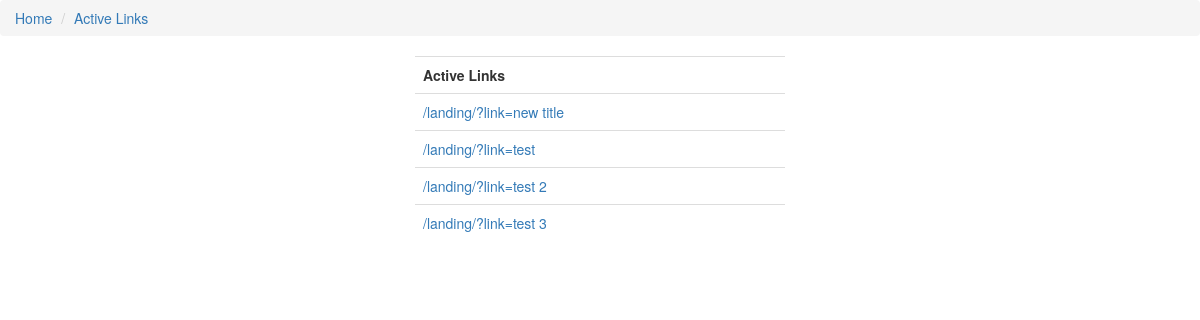
Before: /links/ with the older database file.
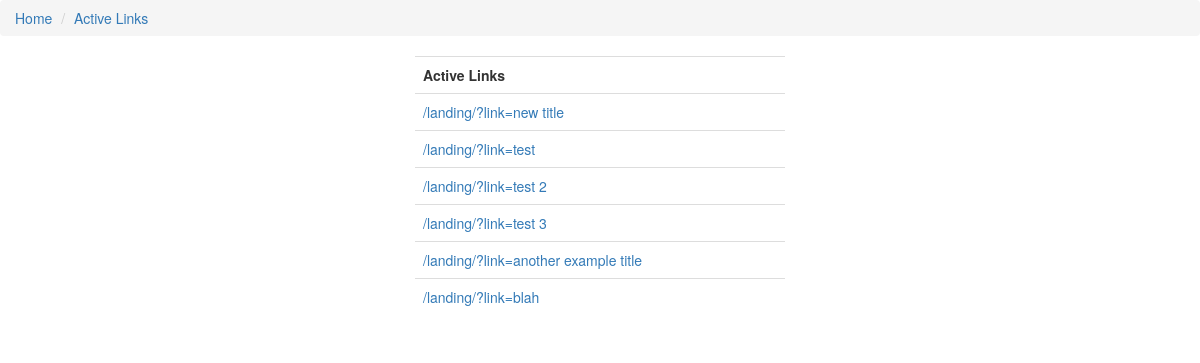
After: the same page with the newer database file.
### refer_sys/models.py (models this page shows, shortened)
class Link(models.Model):
  title = models.CharField(max_length=200, unique=True)
  clicks = models.IntegerField(default=0)
  created_at = models.DateTimeField(default=timezone.now)

### refer_sys/views.py (the view)
# urls.py: url(r'^links/$', views.active_links, name='active_links')
def active_links(request):
  links = Link.objects.all()
  return render (request, "refer_sys/active_links.html", {'links':links})

### refer_sys/templates/refer_sys/active_links.html
{% extends 'refer_sys/base.html' %}
{% block content %}
  <div class="row">
    <div class="col-md-4"></div>
    <div class="col-md-4">
      <table class="table table-hover">
        <tr>
          <th>Active Links</th>
        </tr>
        {% for link in links %}
        <tr>
          <td>
            <a href="{% url 'landing_page' %}?link={{ link.title.lower }}">{% url 'landing_page' %}?link={{ link.title.lower }}</a>
          </td>
        </tr>
        {% endfor %}
      </table>
    </div>
    <div class="col-md-4"></div>
  </div>
{% endblock %}

### refer_sys/templates/refer_sys/base.html (shortened to what this page needs)
{% load staticfiles %}
<!DOCTYPE html>
<html lang="en">
<head>
  <link rel="stylesheet" href="https://maxcdn.bootstrapcdn.com/bootstrap/3.2.0/css/bootstrap.min.css">
  <link rel="stylesheet" href="{% static 'css/refer_sys.css' %}">
</head>
<body>
  <ol class="breadcrumb">
    <li><a href="{% url 'root_page' %}">Home</a></li>
    <li><a href="#">Active Links</a></li>
  </ol>
  <div class="container-fluid">
    {% block content %}
    {% endblock %}
  </div>
</body>
</html>

### static/css/refer_sys.css (style rules this page uses)
html, body { margin: 0; padding: 0; }
table { width: 100%; margin: 0 auto; }
td { width: 20%; }

Changed rows visible on the page:
added Link: url "/landing/", title "another example title"
added Link: url "/landing/", title "blah"
